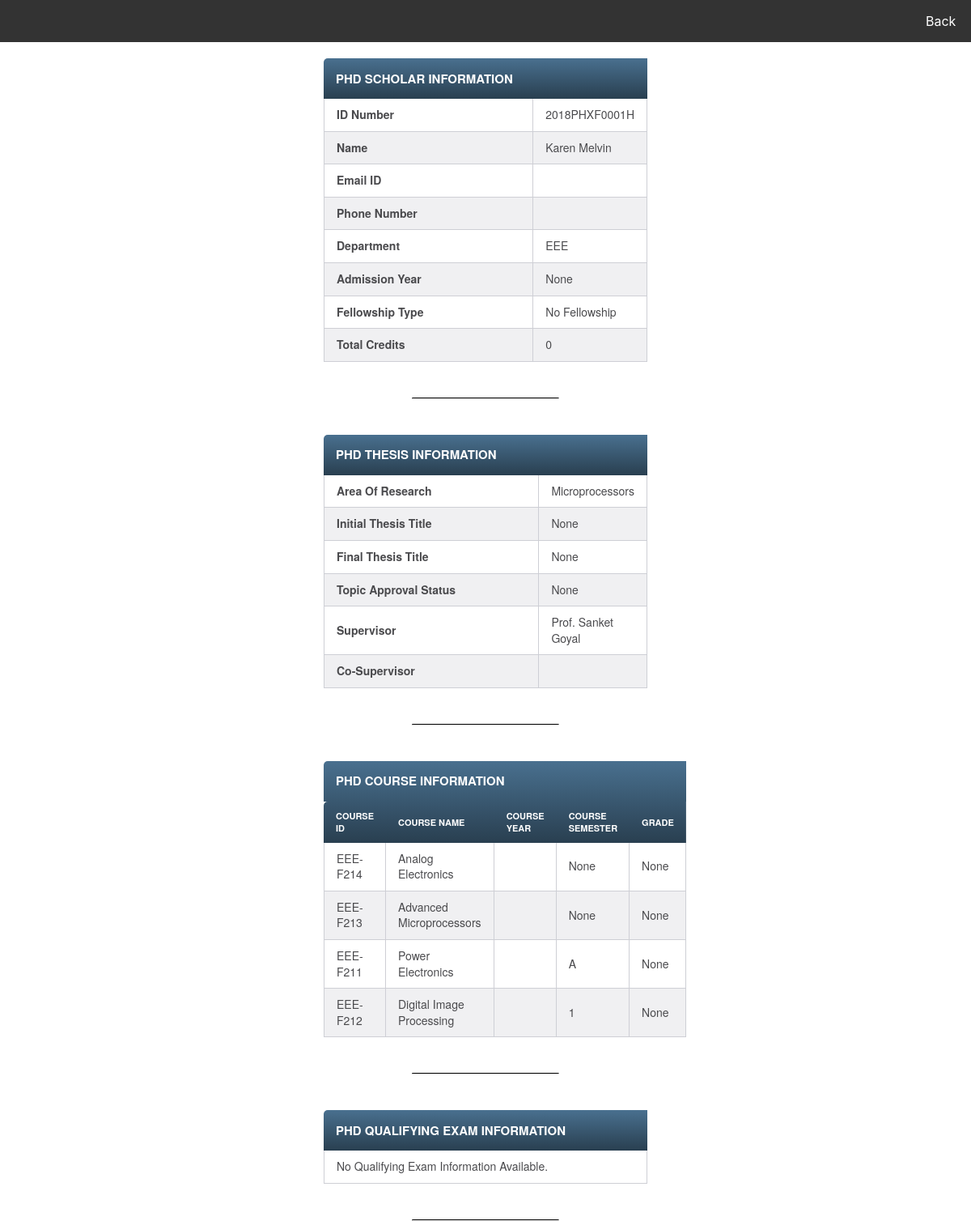
/phd/phd_scholar_profile/2018PHXF0001H/, run on an earlier commit of the app's database.
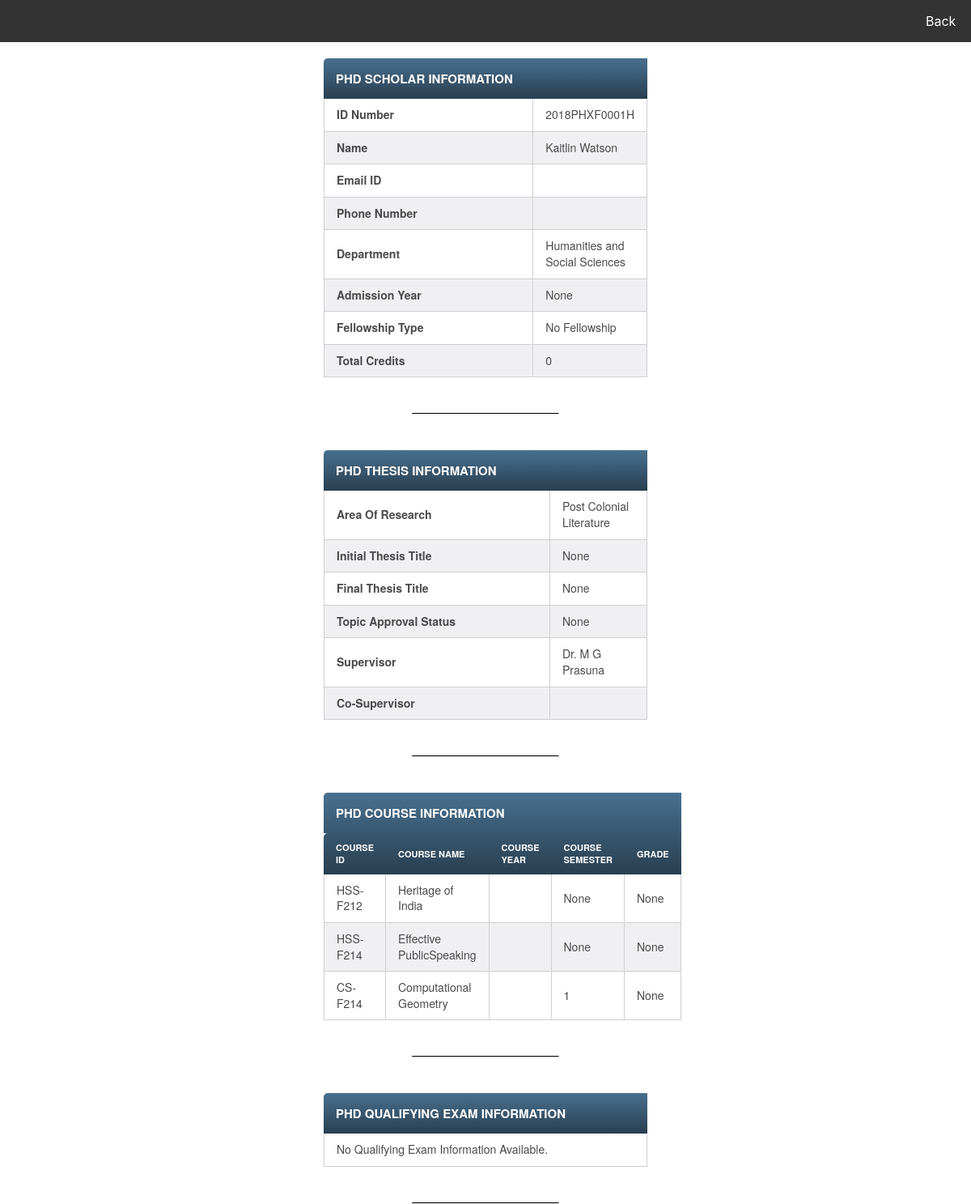
And on a later commit of the database.
### phd_info_mgmt_system/models.py (models this page shows, shortened)
class PhDScholar(models.Model):
  GENDER_CHOICES = (
    ('M', 'Male'),
    ('F', 'Female')
  )
  SEMESTER_CHOICES = (
    ('I', 'First Semester'),
    ('II', 'Second Semester')
  )
  id_number = models.CharField(max_length=13, primary_key=True)
  name = models.CharField(max_length=60)
  department = models.CharField(max_length=50)
  email = models.CharField(max_length=60, null=True, blank=True)
  sex = models.CharField(max_length=1, null=True,
                            choices=GENDER_CHOICES, blank=True)
  phone_no = models.CharField(max_length=12, null=True, blank=True)
  phd_type = models.CharField(max_length=12, null=True, blank=True)
  year_of_admission = models.CharField(max_length=7, null=True, blank=True)
  semester_of_admission = models.CharField(max_length=2,
                                           choices=SEMESTER_CHOICES,
                                           null=True, blank=True)
  awardee_ref_no = models.CharField(max_length=20, null=True, blank=True)
  fellowship_type = models.CharField(max_length=50, null=True, blank=True)
  fellowship_start_date = models.DateField("Start Date",
                                           null=True, blank=True)
  fellowship_end_date = models.DateField("End Date",
                                         null=True, blank=True)
  total_credits = models.IntegerField(default=0, blank=True, null=True)
  class Meta:
    db_table = "phd_scholar"
    verbose_name = "PhD Scholar"
    verbose_name_plural = "PhD Scholars"

class PhDThesis(models.Model):
  thesis_id = models.AutoField(primary_key=True)
  id_number = models.ForeignKey(PhDScholar, on_delete=models.CASCADE,
                                db_column='id_number')
  draft_submission_date = models.DateField("Draft Submission Date",
                                           null=True, blank=True)
  pre_submission_date = models.DateField("Pre Submission Date",
                                         null=True, blank=True)
  final_submission_date = models.DateField("Final Submission Date",
                                           null=True, blank=True)
  viva_date = models.DateField("Viva Date", null=True, blank=True)
  qualifying_date = models.DateField("Qualifying Date",
                                     null=True, blank=True)
  phd_awarded_date = models.DateField("PhD Awarded Date",
                                      null=True, blank=True)
  topic_approval_status = models.CharField(max_length=3,
                                           null=True, blank=True)
  research_area = models.CharField(max_length=60, null=True, blank=True)
  initial_thesis_title = models.CharField(max_length=120,
                                          null=True, blank=True)
  final_thesis_title = models.CharField(max_length=120,
                                        null=True, blank=True)
  examiner1 = models.CharField(max_length=60, null=True, blank=True)
  examiner2 = models.CharField(max_length=60, null=True, blank=True)
  supervisor = models.CharField(max_length=60, null=True, blank=True)
  dac1 = models.CharField(max_length=60, null=True, blank=True)
  dac2 = models.CharField(max_length=60, null=True, blank=True)
  cosupervisor = models.CharField(max_length=60, null=True, blank=True)
  class Meta:
    db_table = "phd_thesis"
    verbose_name = "PhD Thesis"
    verbose_name_plural = "PhD Thesis"

class PhDScholarCourses(models.Model):
  id_number = models.ForeignKey(PhDScholar, on_delete=models.CASCADE,
                                db_column='id_number')
  course_id = models.ForeignKey(PhDCourses, on_delete=models.CASCADE,
                                db_column='course_id')
  course_year = models.CharField(max_length=7)
  semester = models.CharField(max_length=10)
  grade = models.CharField(max_length=15, null=True, blank=True)
  class Meta:
    unique_together = (("id_number", "course_id"),)
    db_table = "phd_scholar_courses"
    verbose_name = "PhD Scholar Course"
    verbose_name_plural = "PhD Scholar Courses"

class PhDCourses(models.Model):
  course_id = models.CharField(max_length=15, primary_key=True)
  course_name = models.CharField(max_length=50, null=True, blank=True)
  credits = models.IntegerField(null=True, blank=True)
  class Meta:
    db_table = "phd_courses"
    verbose_name = "PhD Course"
    verbose_name_plural = "PhD Courses"

### phd_info_mgmt_system/views.py (the view)
def render_phd_scholar_profile(request, student_id):
  def render_profile(id_number):
    context_dict = dict()
    phd_scholar_obj = PhDScholar.objects.filter(id_number=id_number)[0]
    context_dict["phd_scholar"] = phd_scholar_obj
    phd_thesis_list = PhDThesis.objects.filter(id_number=phd_scholar_obj)
    if len(phd_thesis_list) > 0:
      context_dict["phd_thesis"] = phd_thesis_list[0]
    phd_scholar_courses = PhDScholarCourses.objects.filter(id_number=phd_scholar_obj)
    if len(phd_scholar_courses) > 0:
      context_dict["phd_courses"] = phd_scholar_courses
    phd_qualifying_exam_list = ScholarQualifyingExam.objects.filter(id_number=phd_scholar_obj)
    if len(phd_qualifying_exam_list) > 0:
      context_dict["phd_qualifying_exam"] = phd_qualifying_exam_list[0]
    return context_dict
  context = RequestContext(request)
  if request.method == "POST":
    id_number = request.POST.get("id_number")
    context_dict = render_profile(id_number)
    return render_to_response('phd_info_mgmt_system/phd_scholar_profile.html',
                              context_dict, context)
  else:
    id_number = student_id
    context_dict = render_profile(id_number)
    return render_to_response('phd_info_mgmt_system/phd_scholar_profile.html',
                              context_dict, context)

### templates/phd_info_mgmt_system/phd_scholar_profile.html (shortened to what this page needs)
<!DOCTYPE html>
{% load static %}
<html lang="en">
<head>
    <link rel="stylesheet" href="https://formden.com/static/cdn/font-awesome/4.4.0/css/font-awesome.min.css" />
    <link rel="stylesheet" href="https://maxcdn.bootstrapcdn.com/bootstrap/4.0.0-beta.3/css/bootstrap.min.css">
    <link rel="stylesheet" href="{% static 'css/style.css' %}" />
</head>
    <ul class="navbar">
        <li class="navbar-item navbar-back"><a class="active" href="/phd/phd_query_page/">Back</a></li>
    </ul>
<body>
    <div class="table-div">
        <table>
      <thead>
        <tr>
          <th scope="col" colspan="2">PhD Scholar Information</th>
        </tr>
      </thead>
      {% if phd_scholar %}
          <tbody>
            <tr>
              <td>
                <strong class="attribute">ID Number</strong>
              </td>
              <td class="value">{{ phd_scholar.id_number }}</td>
            </tr>
            <tr>
              <td>
                <strong class="attribute">Name</strong>
              </td>
              <td class="value">{{ phd_scholar.name }}</td>
            </tr>
            <tr>
              <td>
                <strong class="attribute">Email ID</strong>
              </td>
              <td class="value">{{ phd_scholar.email_id }}</td>
            </tr>
            <tr>
              <td>
                <strong class="attribute">Phone Number</strong>
              </td>
              <td class="value">{{ phd_scholar.phone_number }}</td>
            </tr>
            <tr>
              <td>
                <strong class="attribute">Department</strong>
              </td>
              <td class="value">{{ phd_scholar.department }}</td>
            </tr>
            <tr>
              <td>
                <strong class="attribute">Admission Year</strong>
              </td>
              <td class="value">{{ phd_scholar.year_of_admission }}</td>
            </tr>
            <tr>
              <td>
                <strong class="attribute">Fellowship Type</strong>
              </td>
              <td class="value">{{ phd_scholar.fellowship_type }}</td>
            </tr>
            <tr>
              <td>
                <strong class="attribute">Total Credits</strong>
              </td>
              <td class="value">{{ phd_scholar.total_credits }}</td>
            </tr>
            </tbody>
        {% else %}
        <tr>
            <td class="value" colspan="2">No Information Available.</td>
        </tr>
        {% endif %}
    </table>
    </div>
    <div class="horizontal-rule"><hr></div>
    <div class="table-div">
        <table>
      <thead>
        <tr>
          <th scope="col" colspan="2">PhD Thesis Information</th>
        </tr>
      </thead>
      {% if phd_thesis %}
          <tbody>
            <tr>
              <td>
                <strong class="attribute">Area Of Research</strong>
              </td>
              <td class="value">{{ phd_thesis.research_area }}</td>
            </tr>
            <tr>
              <td>
                <strong class="attribute">Initial Thesis Title</strong>
              </td>
              <td class="value">{{ phd_thesis.initial_thesis_title }}</td>
            </tr>
            <tr>
              <td>
                <strong class="attribute">Final Thesis Title</strong>
              </td>
              <td class="value">{{ phd_thesis.final_thesis_title }}</td>
            </tr>
            <tr>
              <td>
                <strong class="attribute">Topic Approval Status</strong>
              </td>
              <td class="value">{{ phd_thesis.topic_approval_status }}</td>
            </tr>
            <tr>
              <td>
                <strong class="attribute">Supervisor</strong>
              </td>
              <td class="value">{{ phd_thesis.supervisor }}</td>
            </tr>
            <tr>
              <td>
                <strong class="attribute">Co-Supervisor</strong>
              </td>
              {% if phd_thesis.cosupervisor == None %}
                <td></td>
              {% else %}
                <td class="value">{{ phd_thesis.cosupervisor }}</td>
              {% endif %}
            </tr>
            </tbody>
        {% else %}
        <tr>
            <td class="value" colspan="2">No Thesis Information Available.</td>
        </tr>
        {% endif %}
    </table>
    </div>
    <div class="horizontal-rule"><hr></div>
    <div class="table-div">
        <table>
      <thead>
        <tr>
          <th scope="col" colspan="5">PhD Course Information</th>
        </tr>
        <tr>
            <th class="course-heading">Course ID</th>
            <th class="course-heading">Course Name</th>
            <th class="course-heading">Course Year</th>
            <th class="course-heading">Course Semester</th>
            <th class="course-heading">Grade</th>
        </tr>
      </thead>
      {% if phd_courses %}
          <tbody>
          {% for course in phd_courses %}
            <tr>
              <td class="value">
                {{ course.course_id_id }}
              </td>
              <td class="value">{{ course.course_id.course_name }}</td>
              <td class="value">{{ course.course_year }}</td>
              <td class="value">{{ course.semester }}</td>
              <td class="value">{{ course.grade }}</td>
            </tr>
          {% endfor %}
            </tbody>
        {% else %}
        <tr>
            <td class="value" colspan="5">No Courses Enrolled.</td>
        </tr>
        {% endif %}
    </table>
    </div>
    <div class="horizontal-rule"><hr></div>
    <div class="table-div">
        <table>
      <thead>
        <tr>
          <th scope="col" colspan="2">PhD Qualifying Exam Information</th>
        </tr>
      </thead>
      {% if phd_qualifying_exam %}
          <tbody>
            <tr>
              <td>
                <strong class="attribute">Primary Area</strong>
              </td>
              <td class="value">{{ phd_qualifying_exam.primary_area}}</td>
            </tr>
            <tr>
              <td>
                <strong class="attribute">First Attempt Date</strong>
              </td>
              <td class="value">{{ phd_qualifying_exam.first_attempt_date }}</td>
            </tr>
            <tr>
              <td>
                <strong class="attribute">Second Attempt Date</strong>
              </td>
              <td class="value">{{ phd_qualifying_exam.second_attempt_date }}</td>
            </tr>
            <tr>
              <td>
                <strong class="attribute">Final Result</strong>
              </td>
              <td class="value">{{ phd_qualifying_exam.final_result }}</td>
            </tr>
            </tbody>
        {% else %}
        <tr>
            <td class="value" colspan="2">No Qualifying Exam Information Available.</td>
        </tr>
        {% endif %}
    </table>
    </div>
</body>
</html>

### static/css/style.css (style rules this page uses)
html, body { height: 100%; margin: 0; }
.navbar { list-style-type: none; margin: 0; padding: 0; overflow: hidden; background-color: #333; }
.navbar-item { float: left; }
.navbar-item a { display: block; color: white; text-align: center; padding: 14px 16px; text-decoration: none; }
.table-div { width : 400px; margin: 0 auto; }
table { padding-top: 20px; padding-bottom: 20px; border-collapse: separate; border-spacing: 0; color: #4a4a4d; font: 14px/1.4 "Helvetica Neue", Helvetica, Arial, sans-serif; }
th, td { padding: 10px 15px; vertical-align: middle; }
thead { background: #395870; background: linear-gradient(#49708f, #293f50); color: #fff; font-size: 15px; text-transform: uppercase; }
th:first-child { border-top-left-radius: 5px; height: 50px; text-align: left; }
tbody tr:nth-child(even) { background: #f0f0f2; }
td { border-bottom: 1px solid #cecfd5; border-right: 1px solid #cecfd5; }
td:first-child { border-left: 1px solid #cecfd5; }
table td:last-child { width: 30%; }
.attribute { text-align: left; }
.value { text-align: middle; }
.horizontal-rule { width: 100% margin: 0 auto; }
hr { width: 15%; display: block; background-color: black; margin-top: 1.5em; margin-bottom: 1.5em; margin-left: auto; margin-right: auto; border-style: inset; border-width: 1px; }
.course-heading { font-size: 11px; }
.navbar-back { align-content: right; margin-left:94%; }

What changed in the data, as far as the page shows it:
removed PhDThesis: research_area "Microprocessors", initial_thesis_title "None", final_thesis_title "None", topic_approval_status "None", supervisor "Prof. Sanket Goyal"
removed PhDScholarCourses: course_id_id "EEE-F214", course_id.course_name "Analog Electronics", semester "None", grade "None"
removed PhDScholarCourses: course_id_id "EEE-F213", course_id.course_name "Advanced Microprocessors", semester "None", grade "None"
removed PhDScholarCourses: course_id_id "EEE-F211", course_id.course_name "Power Electronics", semester "A", grade "None"
removed PhDScholarCourses: course_id_id "EEE-F212", course_id.course_name "Digital Image Processing", semester "1", grade "None"
changed PhDScholar "2018PHXF0001H": name "Karen Melvin" → "Kaitlin Watson"; department "EEE" → "Humanities and Social Sciences"
added PhDThesis: research_area "Post Colonial Literature", initial_thesis_title "None", final_thesis_title "None", topic_approval_status "None", supervisor "Dr. M G Prasuna"
added PhDScholarCourses: course_id_id "HSS-F212", course_id.course_name "Heritage of India", semester "None", grade "None"
added PhDScholarCourses: course_id_id "HSS-F214", course_id.course_name "Effective PublicSpeaking", semester "None", grade "None"
added PhDScholarCourses: course_id_id "CS-F214", course_id.course_name "Computational Geometry", semester "1", grade "None"
